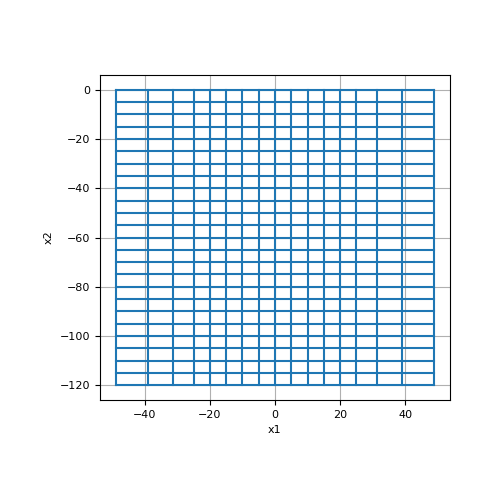

This figure's Python source:
# An example of a 2D tensor mesh is shown below. Here we use a list of tuple to
# define the discretization along the x-axis and a numpy array to define the
# discretization along the y-axis. We also use a string argument to center the
# x-axis about x = 0 and set the top of the mesh to y = 0.

from discretize import TensorMesh
import matplotlib.pyplot as plt

ncx = 10      # number of core mesh cells in x
dx = 5        # base cell width x
npad_x = 3    # number of padding cells in x
exp_x = 1.25  # expansion rate of padding cells in x
ncy = 24      # total number of mesh cells in y
dy = 5        # base cell width y

hx = [(dx, npad_x, -exp_x), (dx, ncx), (dx, npad_x, exp_x)]
hy = dy * np.ones(ncy)
mesh = TensorMesh([hx, hy], origin='CN')

fig = plt.figure(figsize=(5,5))
ax = fig.add_subplot(111)
mesh.plot_grid(ax=ax)
plt.show()
